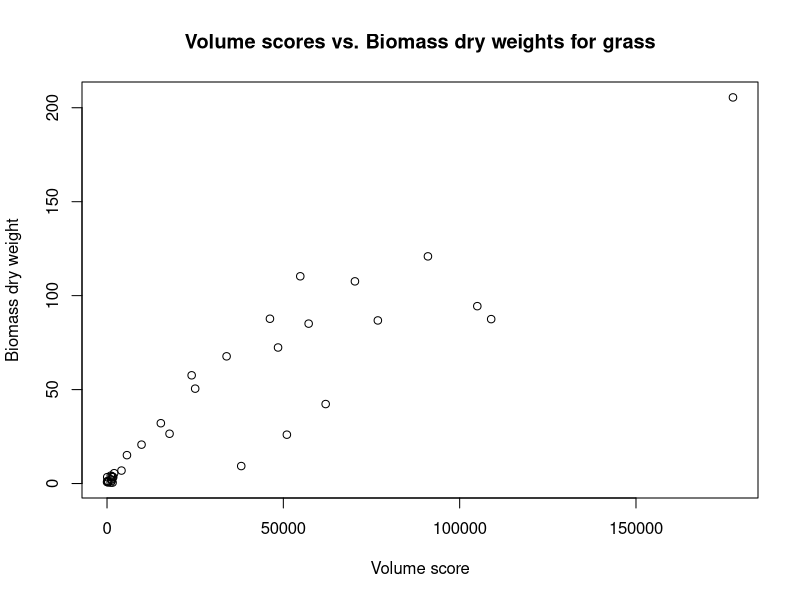
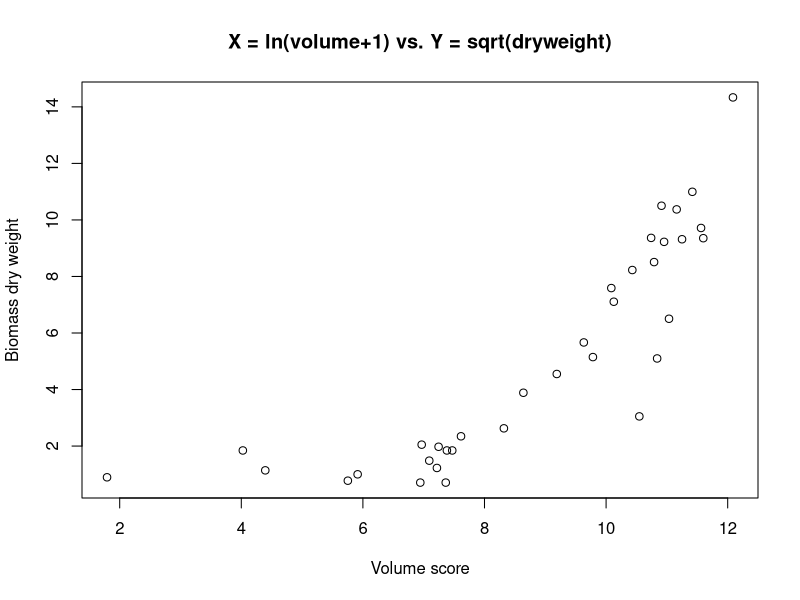

Reproduce these figures in R, in order.
## ---- chunk 1
knitr::opts_chunk$set(echo = TRUE)

dw<-read.table("dryweight.txt",header=T)
attach(dw)

# the entire table
#dw

# the independent/dependent variables
#volume
#dryweight

# volume is independent/predictor, dryweight is dependent
# volume is X, dryweight is Y

# volume score is volume of space occupied by the plant (in this case grass)
# Biomass dry weight is biomass dry weights for grass

plot(volume, dryweight, xlab="Volume score", ylab="Biomass dry weight",main="Volume scores vs. Biomass dry weights for grass")


# ln(x) is log(x) in R

Y <- sqrt(dryweight)
X <- log(volume + 1)

plot(X, Y, xlab="Volume score", ylab="Biomass dry weight",main="X = ln(volume+1) vs. Y = sqrt(dryweight)")

## ---- chunk 2

fitlinear<-lm(Y~ X)
summary(fitlinear)

step(fitlinear)

## ---- chunk 3

fitqr<-lm(Y~ X + I(X^2))
summary(fitqr)

step(fitqr)

## ---- chunk 4

fitcb<-lm(Y~ X + I(X^2)+I(X^3))
summary(fitcb)

## ---- chunk 5

#1. Fit the model with predictors (initial is all predictors)
#2. Find the predictor with the highest p-value
#3. If the predictor with the highest p-value has p-value > alpha, then remove that predictor
#4. Repeat to step 1. Or if all p-values are less than the alpha, then backwards elimination is complete.


# Using significance level alpha = 0.05,
# Also, will not be removing the intercept for the backwards elimination for now

# removing predictor X
fitcb2<-lm(Y~ I(X^2)+I(X^3))
summary(fitcb2)


# Backwards regression shows Y ~ I(X^2) + I(X^3) is best model

## ---- chunk 6

step(fitcb)


# Stepwise regression shows Y ~ I(X^2) + I(X^3) is best model

## ---- chunk 7

fit4d<-lm(Y ~ X + I(X^2) + I(X^3) + I(X^4))
summary(fit4d)

step(fit4d)

# Stepwise regression still says Y ~ I(X^2) + I(X^3) is best model. 

# Then, the best model is from the 3rd degree polynomial.

## ---- chunk 8

fit_best_model_no_origin<-lm(Y ~ 0 + I(X^2) + I(X^3))
summary(fit_best_model_no_origin)

step(fit_best_model_no_origin)


# It does not make sense to force the origin to be zero. Stepwise regression shows that the model with the intercept included has a better fit to the the data.

# However, if you decide to force the origin to be zero, the model is still a great fitting model. The fit to the data will definitely still be satisfactory if the origin is forced to be zero.

